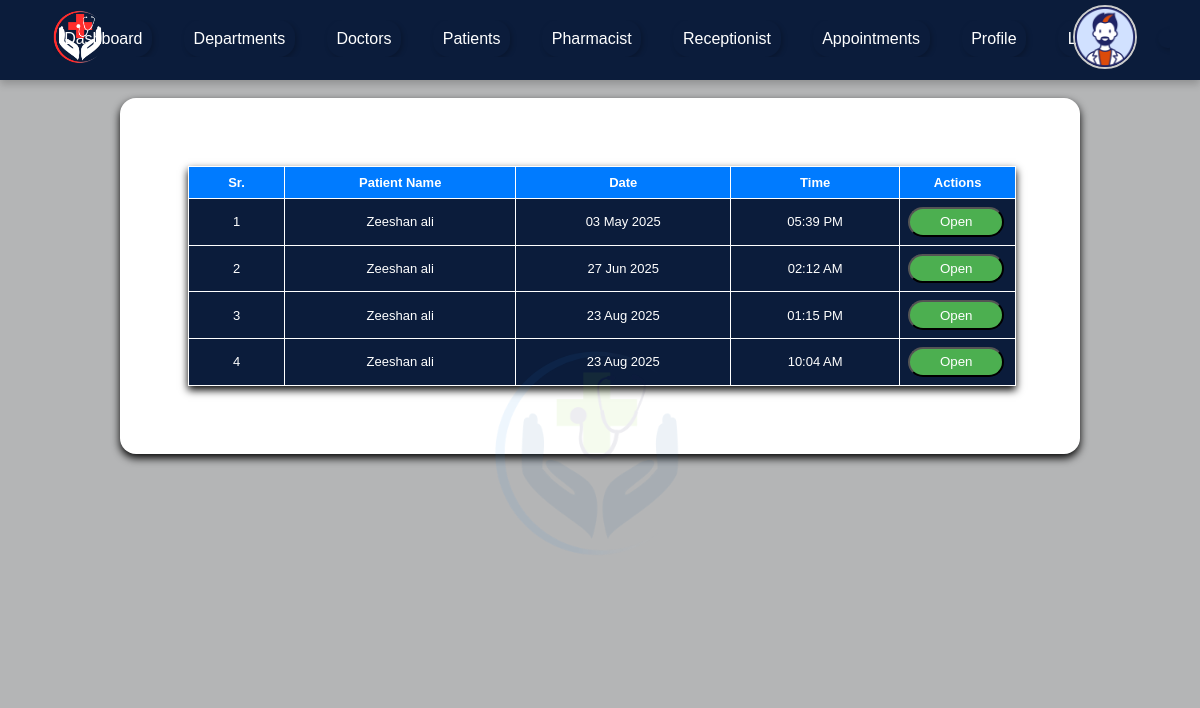
The page /admin/history.php?id=3 (signed in) on the database its author committed.
### tables this page shows
CREATE TABLE `users` (
  `id` int(11) NOT NULL,
  `name` varchar(80) NOT NULL,
  `username` varchar(80) NOT NULL,
  `password` varchar(80) NOT NULL,
  `role` varchar(80) NOT NULL
);

CREATE TABLE `appointment` (
  `id` int(11) NOT NULL,
  `doctor_id` int(11) NOT NULL,
  `patient_id` int(11) NOT NULL,
  `patient_name` varchar(80) NOT NULL,
  `added_on` date NOT NULL,
  `date` date NOT NULL,
  `time` time NOT NULL,
  `fee` int(11) NOT NULL,
  `payment_id` varchar(80) NOT NULL,
  `pay_status` varchar(80) NOT NULL,
  `status` varchar(80) NOT NULL
);

### admin/history.php (the view)
<?php
include 'header.php';
?>
         <section id="appointments-section">
            <div class="appointments-container">
               <table class="appointments-table">
                  <thead>
                     <tr>
                        <th>Sr.</th>
                        <th>Patient Name</th>
                        <th>Date</th>
                        <th>Time</th>
                        <th>Actions</th>
                     </tr>
                  </thead>
                  <tbody id="appointments-body">
                  <?php
				  $i=1;
				  $id=$_REQUEST['id'];
					 $sql="select users.name, appointment.date, appointment.time, appointment.id from prescription INNER JOIN users on users.id=prescription.patient_id INNER JOIN appointment on appointment.id=prescription.appointment_id where prescription.patient_id='$id'";
				  $result=mysqli_query($con,$sql);
				  if(mysqli_num_rows($result)>0){
				  while($row=mysqli_fetch_array($result)){
				  ?>
                  <tr>
                    <td><?php echo $i++;?></td>
                    <td><?php echo $row['name'];?></td>
                    <td><?php echo date('d M Y',strtotime($row['date']));?></td>
                    <td><?php echo date('h:i A',strtotime($row['time']));?></td>
                    <td style="width:14%;">
                    <a href="prescription.php?id=<?php echo $row['id'];?>"><button type="button" class="update-btn">Open</button></a>
                    </td>
                </tr>
                <?php } } else{ ?>
                <tr>
                    <td colspan="5">No record found</td>
                </tr>
                <?php } ?>
            </tbody>
               </table>
            </div>
         </section>
      </main>
   </body>
</html>

### css/doctor/doctorchart.css (style rules this page uses)
* { margin: 0; padding: 0; box-sizing: border-box; font-family: "Arial", sans-serif; }

### css/doctor/doctor.css (style rules this page uses)
body, html { margin: 0; padding: 0; font-family: Arial, sans-serif; box-sizing: border-box; background-color: #b4b5b6 !important; }

### css/doctor/manage_appointment.css (style rules this page uses)
#appointments-section { padding: 20px; font-family: Arial, sans-serif; }
.appointments-container { width: 80vw; height: auto; margin: 20px auto; padding: 20px; background: #ffffff; box-shadow: 0 4px 8px rgba(0, 0, 0, 1); margin-top: 0; border-radius: 1em; }
.appointments-table { width: 90%; border-collapse: collapse; margin-bottom: 20px; background-color: #0b1c3b; color: white; margin: 3rem; box-shadow: 0 4px 8px rgba(0, 0, 0, 2); font-size: small; }
.appointments-table th, .appointments-table td { border: 1px solid white; text-align: center; padding: 8px; }
.appointments-table th { background-color: #007bff; }
.appointments-table td:nth-child(1), .appointments-table th:nth-child(1) { width: 6rem; }
.appointments-table td:nth-child(5), .appointments-table th:nth-child(5) { width: 18rem; }
.update-btn { background-color: #4caf50; width: 6rem; color: white; float: left; padding: 0.4em; cursor: pointer; border-radius: 3em; }

### rows shown on the page
users: name "Zeeshan ali", appointment.date "03 May 2025", appointment.time "05:39 PM", appointment.date "27 Jun 2025", appointment.time "02:12 AM", appointment.date "23 Aug 2025", appointment.time "01:15 PM", appointment.time "10:04 AM"
